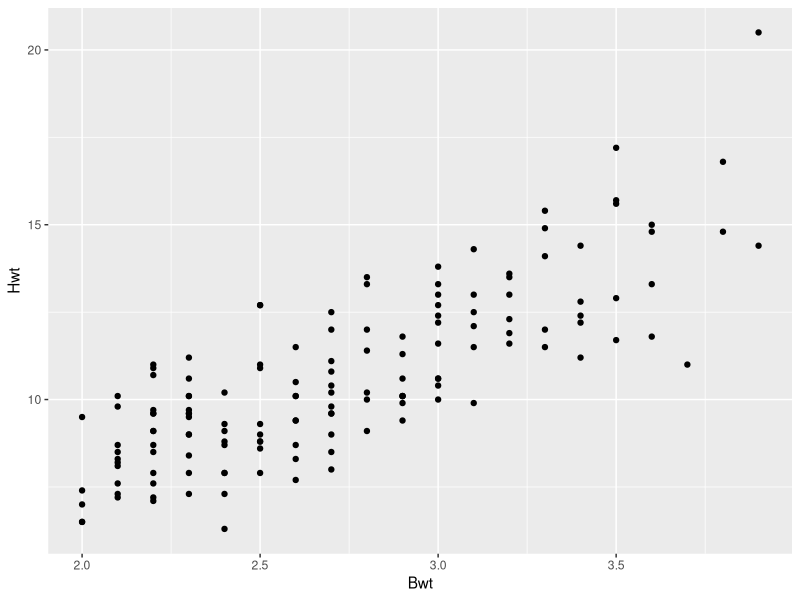
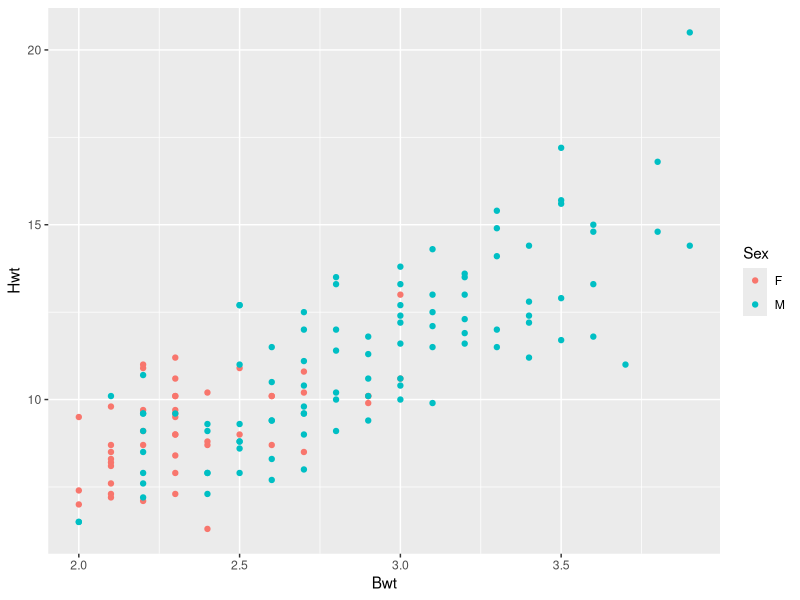
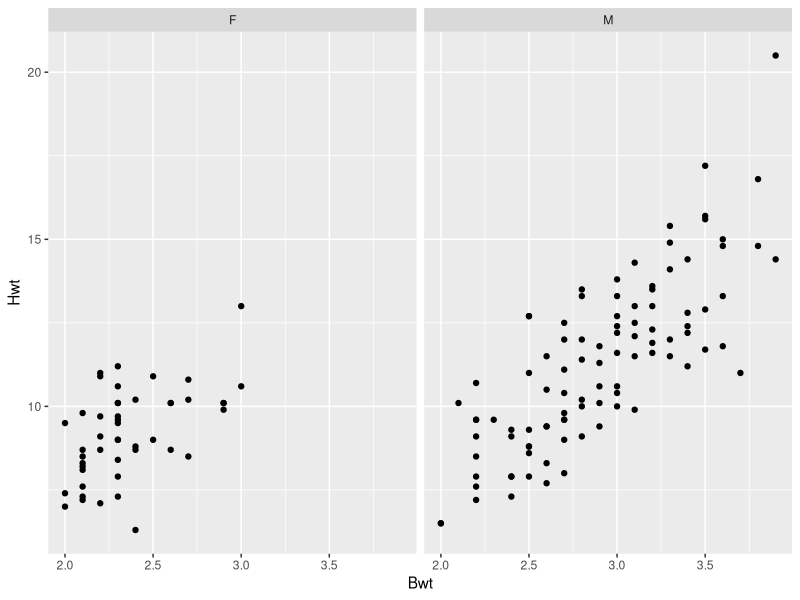

R code for these plots, in order:
## ---- chunk 1
knitr::opts_chunk$set(echo = TRUE)
## ---- chunk 2
# install.packages("tidyverse")
## ---- chunk 3
library(tidyverse)
## ---- chunk 4
# install.packages("MASS")
library(MASS)
## ---- chunk 5
data("cats")
## ---- chunk 6
str(cats)
head(cats)
tail(cats)
summary(cats)
## ---- chunk 7
HeartSummary <- cats %>%
    summarise(cats_heart_mean = mean(Hwt), cats_heart_sd = sd(Hwt))

HeartSummary
## ---- chunk 8
WeightSummary <- cats %>%
    summarise(cats_body_mean = mean(Bwt), cats_body_sd = sd(Bwt))

WeightSummary
## ---- chunk 9
plot1 <- cats %>%
  ggplot(aes(x = Bwt, y = Hwt)) +
  geom_point()

plot1
## ---- chunk 10
plot2 <- cats %>%
  ggplot(aes(x = Bwt, y = Hwt, colour=Sex)) +
  geom_point()

plot2
## ---- chunk 11
plot3 <- cats %>%
  ggplot(aes(x = Bwt, y = Hwt)) +
  geom_point() +
  facet_wrap(~Sex)

plot3
